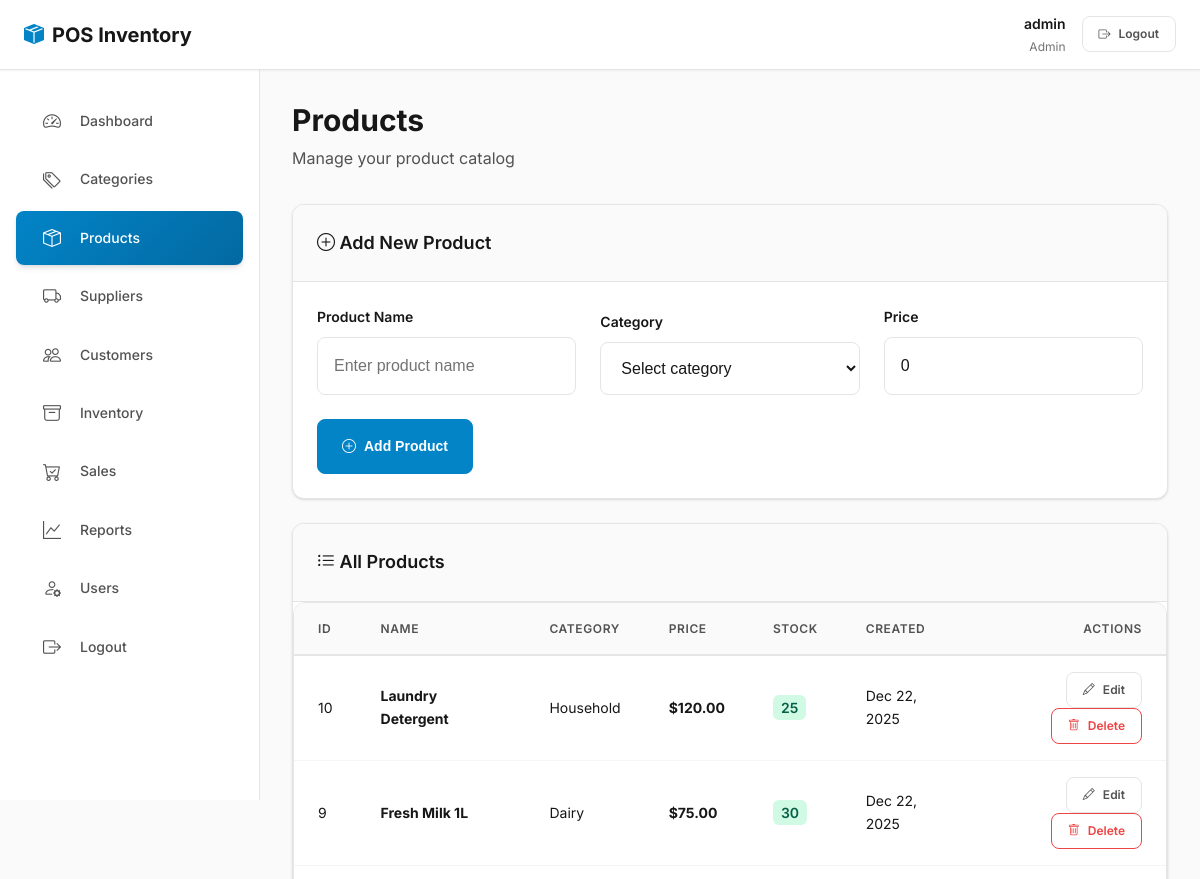
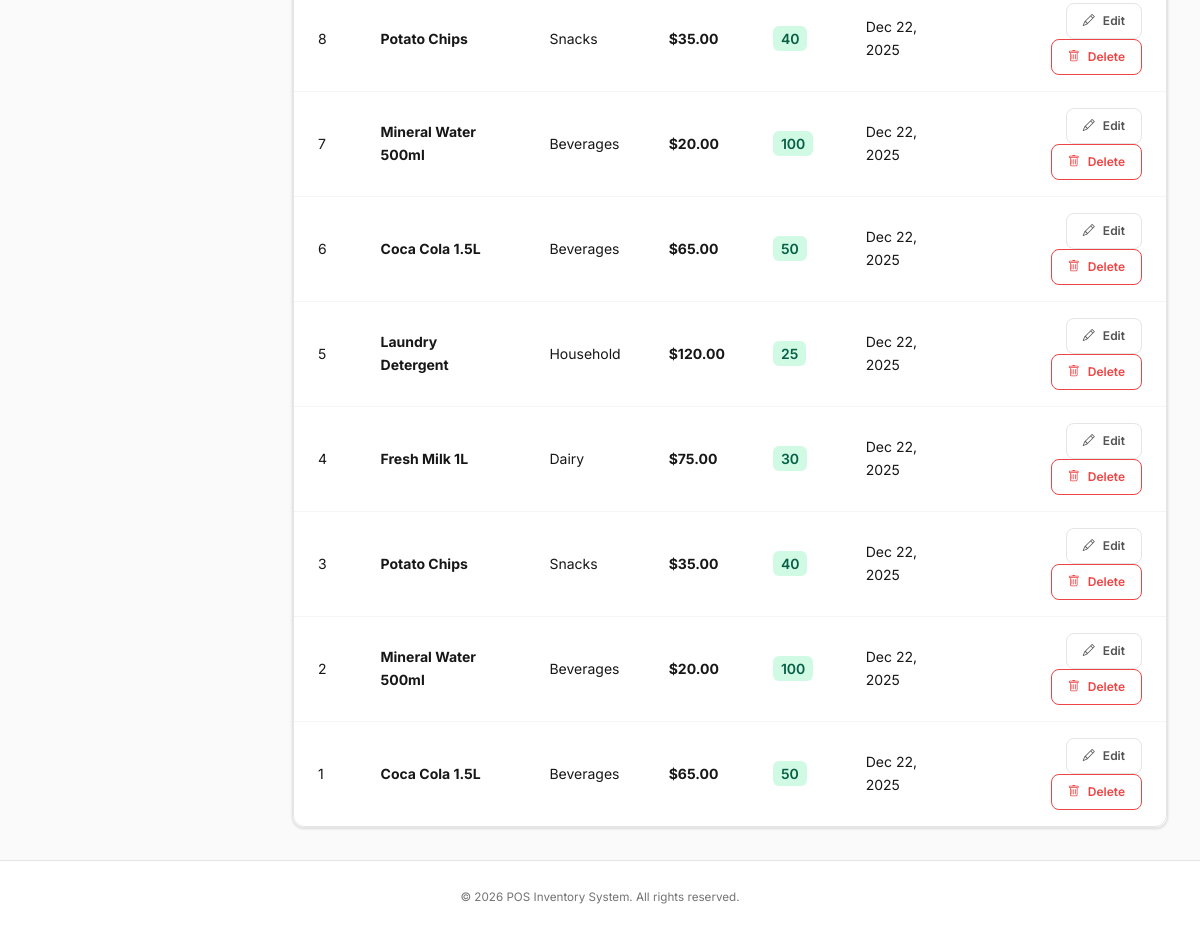
The app's page /index.php?page=products (signed in), older data (2 pictures, top to bottom).
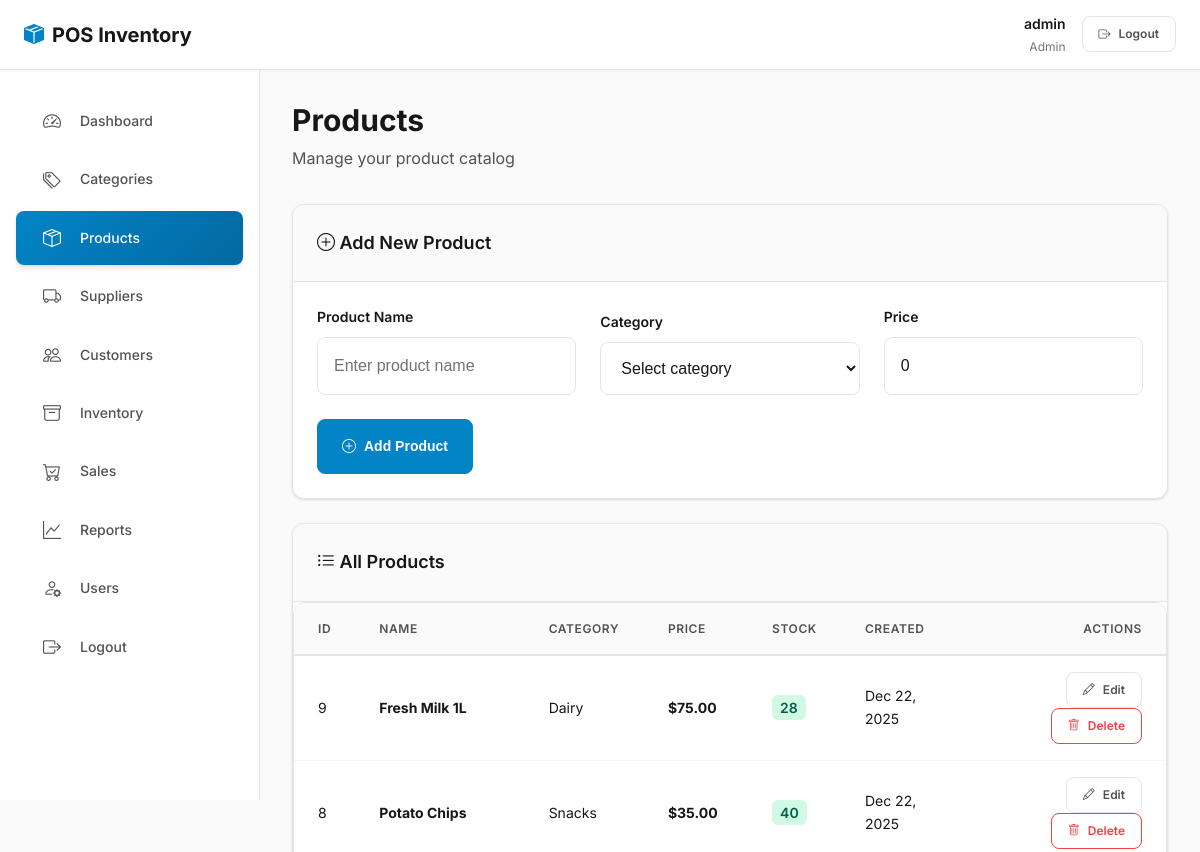
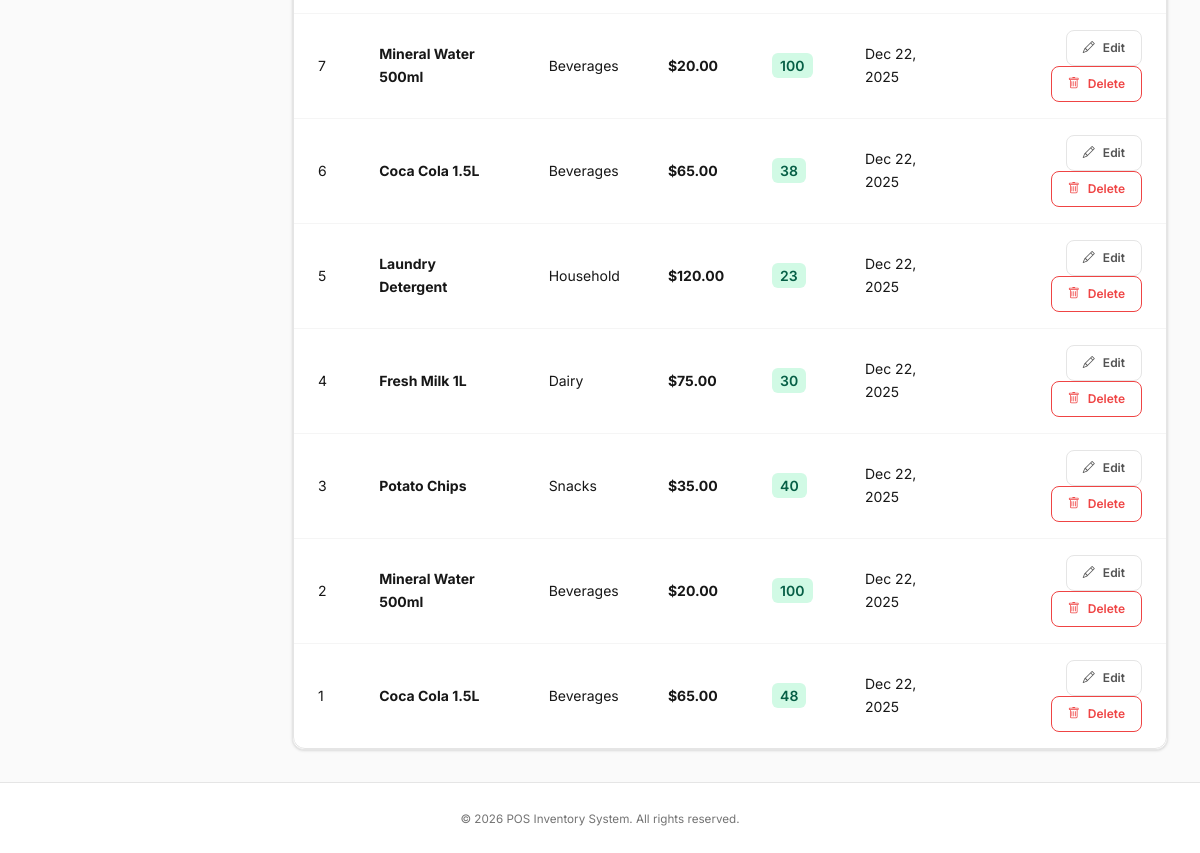
The same page, newer data (2 pictures, top to bottom).
### tables this page shows
CREATE TABLE `products` (
  `product_id` int(11) NOT NULL,
  `category_id` int(11) NOT NULL,
  `product_name` varchar(150) NOT NULL,
  `price` decimal(10,2) NOT NULL,
  `stock` int(11) DEFAULT 0,
  `created_at` timestamp NOT NULL DEFAULT current_timestamp()
);

CREATE TABLE `categories` (
  `category_id` int(11) NOT NULL,
  `category_name` varchar(100) NOT NULL,
  `created_at` timestamp NOT NULL DEFAULT current_timestamp()
);

### functions.php (called while the page is built, shortened)
<?php
function sanitize($value)
{
    return htmlspecialchars(trim((string)$value), ENT_QUOTES, 'UTF-8');
}
function is_logged_in()
{
    return !empty($_SESSION['user_id']) || !empty($_SESSION['user']);
}
function get_current_role()
{
    if (isset($_SESSION['user_role'])) {
        return $_SESSION['user_role'];
    }
    return null;
}

### modules/products.php (the view, shortened to what the changed rows need)
<?php
$products = $conn->query('
    SELECT p.*, c.category_name
    FROM products p
    JOIN categories c ON c.category_id = p.category_id
    ORDER BY p.product_id DESC
')->fetch_all(MYSQLI_ASSOC);
?>
<main>
    <div class="page-header">
        <h1 class="page-title">Products</h1>
    </div>
    <div class="card">
        <div class="card-body" style="padding: 0;">
            <div class="table-container">
                <table class="table table-hover align-middle">
                    <thead>
                        <tr>
                            <th>ID</th>
                            <th>Name</th>
                            <th>Category</th>
                            <th>Price</th>
                            <th>Stock</th>
                            <th>Created</th>
                            <th class="text-end">Actions</th>
                        </tr>
                    </thead>
                    <tbody>
                        <?php if (empty($products)): ?>
                            <tr>
                                <td colspan="7" class="text-center text-muted" style="padding: var(--spacing-2xl);">
                                    <i class="bi bi-inbox" style="font-size: var(--font-size-3xl); display: block; margin-bottom: var(--spacing-md); opacity: 0.5;"></i>
                                    No products found. Add your first product above.
                                </td>
                            </tr>
                        <?php else: ?>
                            <?php foreach ($products as $p): ?>
                                <tr>
                                    <td><?php echo $p['product_id']; ?></td>
                                    <td><strong><?php echo sanitize($p['product_name']); ?></strong></td>
                                    <td><?php echo sanitize($p['category_name']); ?></td>
                                    <td><strong>$<?php echo number_format($p['price'], 2); ?></strong></td>
                                    <td>
                                        <span style="padding: 4px 8px; border-radius: var(--radius-sm); background: <?php echo $p['stock'] > 10 ? 'var(--success-light)' : 'var(--warning-light)'; ?>; color: <?php echo $p['stock'] > 10 ? '#065f46' : '#92400e'; ?>; font-weight: 600;">
                                            <?php echo $p['stock']; ?>
                                        </span>
                                    </td>
                                    <td><?php echo date('M d, Y', strtotime($p['created_at'])); ?></td>
                                    <td class="text-end">
                                        <a class="btn btn-sm btn-outline-secondary" href="index.php?page=products&edit=<?php echo $p['product_id']; ?>">
                                            <i class="bi bi-pencil"></i> Edit
                                        </a>
                                        <a class="btn btn-sm btn-outline-danger" href="index.php?page=products&delete=<?php echo $p['product_id']; ?>" onclick="return confirm('Are you sure you want to delete this product?');">
                                            <i class="bi bi-trash"></i> Delete
                                        </a>
                                    </td>
                                </tr>
                            <?php endforeach; ?>
                        <?php endif; ?>
                    </tbody>
                </table>
            </div>
        </div>
    </div>
</main>

### includes/nav.php (shortened to what the changed rows need)
<?php if (is_logged_in()): ?>
<?php
$userRole = get_current_role();
$current = isset($_GET['page']) ? $_GET['page'] : 'dashboard';
$pages = [
    'dashboard' => ['label' => 'Dashboard', 'icon' => 'bi-speedometer2', 'roles' => ['admin', 'cashier', 'manager']],
    'categories' => ['label' => 'Categories', 'icon' => 'bi-tags', 'roles' => ['admin', 'manager']],
    'products' => ['label' => 'Products', 'icon' => 'bi-box-seam', 'roles' => ['admin', 'cashier', 'manager']],
    'suppliers' => ['label' => 'Suppliers', 'icon' => 'bi-truck', 'roles' => ['admin', 'manager']],
    'customers' => ['label' => 'Customers', 'icon' => 'bi-people', 'roles' => ['admin', 'cashier', 'manager']],
    'inventory' => ['label' => 'Inventory', 'icon' => 'bi-archive', 'roles' => ['admin', 'manager']],
    'sales' => ['label' => 'Sales', 'icon' => 'bi-cart-check', 'roles' => ['admin', 'cashier', 'manager']],
    'reports' => ['label' => 'Reports', 'icon' => 'bi-graph-up', 'roles' => ['admin', 'manager']],
    'users' => ['label' => 'Users', 'icon' => 'bi-person-gear', 'roles' => ['admin']],
];
?>
<aside class="sidebar">
    <ul class="sidebar-list">
        <?php foreach ($pages as $key => $meta):
            if (in_array($userRole, $meta['roles'])): ?>
                <li>
                    <a href="index.php?page=<?php echo $key; ?>"
                       class="list-group-item <?php echo $current === $key ? 'active' : ''; ?>">
                        <i class="bi <?php echo $meta['icon']; ?>"></i>
                        <span><?php echo $meta['label']; ?></span>
                    </a>
                </li>
            <?php endif; ?>
        <?php endforeach; ?>
    </ul>
</aside>
<?php endif; ?>

Row changes from the older to the newer data that the page shows:
removed products: product_id "10", product_name "Laundry Detergent", category.category_name "Household", price "120.00", stock "25", created_at "Dec 22, 2025"
changed products id 9: stock "30" → "28"
changed products id 6: stock "50" → "38"
changed products "Laundry Detergent": stock "25" → "23"
changed products id 1: stock "50" → "48"
